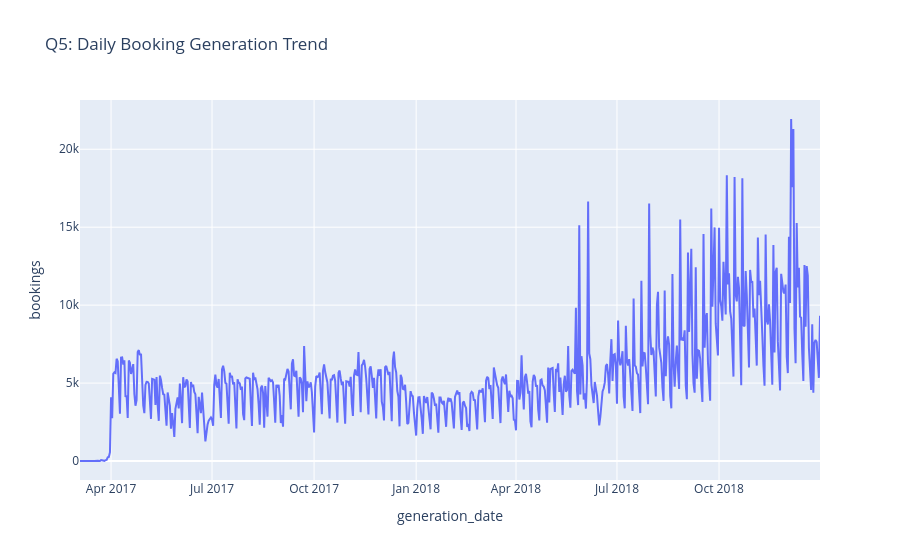

The cell this chart's notebook holds for it:
### Code cell
# Question 5: Generation date booking trends
print("Q5: What is the booking trend over generation dates?")
generation_trend = df_cleaned.groupby('generation_date').size().reset_index(name='bookings')
fig5 = px.line(generation_trend, x='generation_date', y='bookings',
                title="Q5: Daily Booking Generation Trend")
fig5.show()

### Figure 1 — Plotly figure (JSON) as saved in the notebook; plotly's stock layout.template omitted (floating-point values rounded to 4 significant figures; data arrays with more than 128 entries replaced by an {"elided": "..."} marker saying what was removed)
{"data": [{"hovertemplate": "generation_date=%{x}<br>bookings=%{y}<extra></extra>", "legendgroup": "", "line": {"color": "#636efa", "dash": "solid"}, "marker": {"symbol": "circle"}, "mode": "lines", "name": "", "orientation": "v", "showlegend": false, "type": "scatter", "x": {"elided": "659 str values"}, "xaxis": "x", "y": {"elided": "659 int values"}, "yaxis": "y"}], "layout": {"legend": {"tracegroupgap": 0}, "title": {"text": "Q5: Daily Booking Generation Trend"}, "xaxis": {"anchor": "y", "domain": [0, 1], "title": {"text": "generation_date"}}, "yaxis": {"anchor": "x", "domain": [0, 1], "title": {"text": "bookings"}}}}
